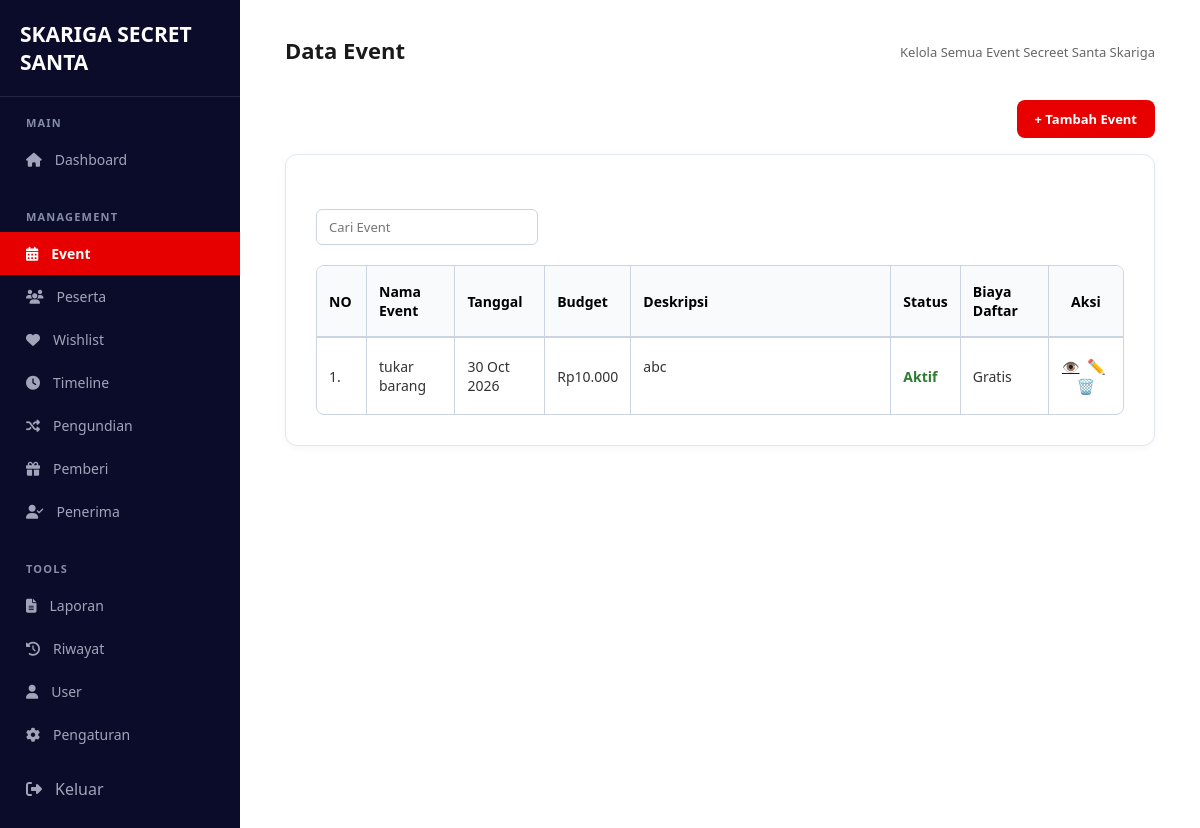
The page /pages/event/event.php (signed in) on the database as committed earlier.
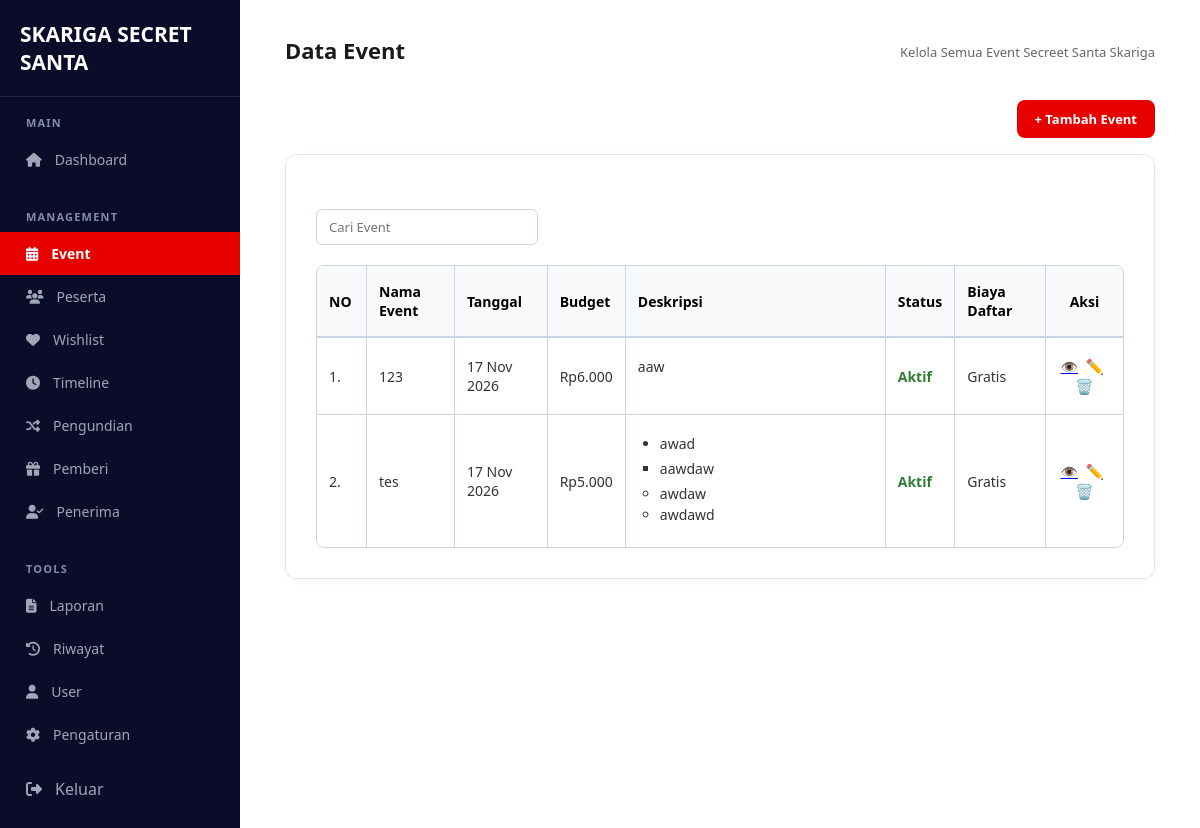
The same page on the database as committed later.
### tables this page shows
CREATE TABLE `events` (
  `id` int(11) NOT NULL,
  `user_id` int(11) NOT NULL,
  `nama_event` varchar(150) NOT NULL,
  `deskripsi` text DEFAULT NULL,
  `tema` varchar(150) DEFAULT NULL,
  `aturan_kado` text DEFAULT NULL,
  `gambar` varchar(255) DEFAULT NULL,
  `budget` decimal(12,2) DEFAULT 0.00,
  `biaya_pendaftaran` decimal(12,2) NOT NULL DEFAULT 0.00,
  `tanggal_event` date DEFAULT NULL,
  `status` enum('draft','aktif','selesai') DEFAULT 'draft',
  `created_at` timestamp NOT NULL DEFAULT current_timestamp()
);

### config/config.php (called while the page is built, shortened)
<?php
$base_url = 'http://localhost:8080/Project-TA-rey-nesya-rendra/';
function base_url($path = '')
{
    global $base_url;
    return $base_url . ltrim($path, '/');
}
?>

### includes/functions.php (called while the page is built, shortened)
<?php
function h($str)
{
    return htmlspecialchars((string) $str, ENT_QUOTES, 'UTF-8');
}
function rich_style_aman(string $tag, string $style): string
{
    $hasil = [];
    foreach (explode(';', $style) as $deklarasi) {
        $bagian = explode(':', $deklarasi, 2);
        if (count($bagian) < 2) {
            continue;
        }
        $prop  = strtolower(trim($bagian[0]));
        $nilai = strtolower(trim($bagian[1]));
        if ($prop === 'background-color'
            && preg_match('/^(transparent|#[0-9a-f]{3,8}|rgba?\(\s*\d{1,3}\s*,\s*\d{1,3}\s*,\s*\d{1,3}\s*(,\s*[0-9.]+\s*)?\))$/', $nilai)) {
            $hasil[] = 'background-color: ' . $nilai;
        } elseif ($prop === 'list-style-type'
            && in_array($tag, ['ul', 'ol'], true)
            && in_array($nilai, ['disc', 'circle', 'square', 'decimal', 'lower-alpha', 'upper-alpha', 'lower-roman', 'upper-roman'], true)) {
            $hasil[] = 'list-style-type: ' . $nilai;
        }
    }
    return implode('; ', $hasil);
}
function rich_bersihkan_node(DOMNode $induk): void
{
    $boleh = ['b', 'strong', 'i', 'em', 'u', 'ul', 'ol', 'li', 'br', 'p', 'div', 'span', 'mark'];
    $buang = ['script', 'style', 'iframe', 'object', 'embed', 'link', 'meta', 'svg', 'math'];
    foreach (iterator_to_array($induk->childNodes) as $anak) {
        if ($anak->nodeType === XML_TEXT_NODE) {
            continue;
        }
        $tag = strtolower($anak->nodeName);
        $style     = $anak->getAttribute('style');
        $nama_attr = [];
        foreach ($anak->attributes as $attr) {
            $nama_attr[] = $attr->nodeName;
        }
        $aman = rich_style_aman($tag, $style);
    }
}
function bersihkan_html_rich(?string $html): string
{
    $html = trim(str_replace("\u{200B}", '', (string) $html));
    $dom = new DOMDocument();
    $dom->loadHTML('<?xml encoding="utf-8" ?><div>' . $html . '</div>', LIBXML_HTML_NOIMPLIED | LIBXML_HTML_NODEFDTD);
    $akar = $dom->getElementsByTagName('div')->item(0);
    $hasil = '';
    foreach ($akar->childNodes as $anak) {
        $hasil .= $dom->saveHTML($anak);
    }
    $hasil = trim($hasil);
    return $hasil;
}
function tampilkan_rich(?string $teks): string
{
    $teks = trim((string) $teks);
    if (!preg_match('/<(?:b|strong|i|em|u|ul|ol|li|br|p|div|span|mark)\b/i', $teks)) {
        return nl2br(h($teks));
    }
    return bersihkan_html_rich($teks);
}
?>

### pages/event/event.php (the view, shortened to what the changed rows need)
<?php
require_once __DIR__ . '/../../config/config.php';
require_once __DIR__ . '/../../includes/functions.php';
$event_id = (int) ($_GET['event_id'] ?? 0);
$search = trim($_GET['q'] ?? '');
if ($search !== '') {
    $stmt = $conn->prepare(
      "SELECT id, nama_event, deskripsi, budget, biaya_pendaftaran, tanggal_event, status
       FROM events
       WHERE nama_event LIKE ?
       ORDER BY tanggal_event DESC, id DESC"
    );
    $like = '%' . $search . '%';
    $stmt->bind_param('s', $like);
} else {
    $stmt = $conn->prepare(
        "SELECT id, nama_event, deskripsi, budget, biaya_pendaftaran, tanggal_event, status
         FROM events
         ORDER BY tanggal_event DESC, id DESC"
    );
}
$stmt->execute();
$result = $stmt->get_result();
$event_list = [];
while ($row = $result->fetch_assoc()) {
    $event_list[] = $row;
}
$page_title = 'Data Event';
$active_menu = 'event';
require_once __DIR__ . '/../../includes/admin_layout_top.php';
?>
<link rel="stylesheet" href="<?= base_url('assets/css/rich-editor.css') ?>">
<div class="table-card" style="min-height:0; display:block;">
    <?php if (!$event_list): ?>
        <div class="empty-state">
            <h3>Belum Ada Event</h3>
            <p>Silahkan tambahkan event terlebih dahulu.</p>
        </div>
    <?php else: ?>
        <table class="data-table table-grid">
            <thead>
                <tr>
                    <th style="width: 50px;">NO</th>
                    <th>Nama Event</th>
                    <th>Tanggal</th>
                    <th>Budget</th>
                    <th>Deskripsi</th>
                    <th>Status</th>
                    <th>Biaya Daftar</th>
                    <th style="text-align:center;">Aksi</th>
                </tr>
            </thead>
            <tbody>
                <?php foreach ($event_list as $i => $e): ?>
                    <tr>
                        <td><?= $i + 1 ?>.</td>
                        <td><?= h($e['nama_event']) ?></td>
                        <td><?= $e['tanggal_event'] ? date('d M Y', strtotime($e['tanggal_event'])) : '-' ?></td>
                        <td>Rp<?= number_format((float) $e['budget'], 0, ',', '.') ?></td>
                        <td class="col-deskripsi">
                            <div class="rich-content"><?= tampilkan_rich($e['deskripsi']) ?></div>
                        </td>
                        <td>
                            <span class="<?= $e['status'] === 'aktif' ? 'badge-active' : ($e['status'] === 'selesai' ? 'badge-done' : '') ?>">
                                <?= h(ucfirst($e['status'])) ?>
                            </span>
                        </td>
                        <td><?= (float) $e['biaya_pendaftaran'] == 0 ? 'Gratis' : 'Rp' . number_format((float) $e['biaya_pendaftaran'], 0, ',', '.') ?></td>
                        <td class="action-buttons">
                            <a href="<?= base_url('pages/peserta/index.php?event_id=' . $e['id']) ?>" title="Lihat Peserta">👁️</a>
                            <a href="<?= base_url('pages/event/edit.php?id=' . $e['id']) ?>" class="btn-edit" title="Edit" data-modal-event data-judul="Edit Event">✏️</a>
                            <a href="#" class="btn-delete" title="Hapus" data-hapus="<?= base_url('pages/event/hapus.php') ?>" data-id="<?= (int) $e['id'] ?>" data-pesan="Yakin ingin menghapus event ini?">🗑️</a>
                        </td>
                    </tr>
                <?php endforeach; ?>
            </tbody>
        </table>
    <?php endif; ?>
</div>
<?php require_once __DIR__ . '/../../includes/admin_layout_bottom.php'; ?>

### includes/admin_layout_top.php (shortened to what the changed rows need)
<?php
$event_query = (!empty($event_id)) ? ('?event_id=' . (int) $event_id) : '';
$menu_items = [
    'dashboard' => [
        'label' => 'Dashboard',
        'url' => base_url('pages/dashboard/menuadmin.php'),
        'icon' => 'dashboard',
        'group' => 'MAIN'
    ],
    'event' => [
        'label' => 'Event',
        'url' => base_url('pages/event/event.php' . $event_query),
        'icon' => 'calendar',
        'group' => 'MANAGEMENT'
    ],
    'peserta' => [
        'label' => 'Peserta',
        'url' => base_url('pages/peserta/index.php' . $event_query),
        'icon' => 'users',
        'group' => 'MANAGEMENT'
    ],
    'wishlist' => [
        'label' => 'Wishlist',
        'url' => base_url('pages/wishlist/index.php' . $event_query),
        'icon' => 'heart',
        'group' => 'MANAGEMENT'
    ],
    'timeline' => [
        'label' => 'Timeline',
        'url' => base_url('pages/timeline/index.php' . $event_query),
        'icon' => 'clock',
        'group' => 'MANAGEMENT'
    ],
    'pengundian' => [
        'label' => 'Pengundian',
        'url' => base_url('pages/pengundian/index.php' . $event_query),
        'icon' => 'shuffle',
        'group' => 'MANAGEMENT'
    ],
    'pemberi' => [
        'label' => 'Pemberi',
        'url' => base_url('pages/pemberi/index.php' . $event_query),
        'icon' => 'gift',
        'group' => 'MANAGEMENT'
    ],
    'penerima' => [
        'label' => 'Penerima',
        'url' => base_url('pages/penerima/index.php' . $event_query),
        'icon' => 'user-check',
        'group' => 'MANAGEMENT'
    ],
    'laporan' => [
        'label' => 'Laporan',
        'url' => base_url('pages/laporan/index.php' . $event_query),
        'icon' => 'file',
        'group' => 'TOOLS'
    ],
    'riwayat' => [
        'label' => 'Riwayat',
        'url' => base_url('pages/riwayat/index.php' . $event_query),
        'icon' => 'history',
        'group' => 'TOOLS'
    ],
    'user' => [
        'label' => 'User',
        'url' => base_url('pages/user/index.php' . $event_query),
        'icon' => 'user',
        'group' => 'TOOLS'
    ],
    'pengaturan' => [
        'label' => 'Pengaturan',
        'url' => base_url('pages/adminpengaturan/index.php' . $event_query),
        'icon' => 'settings',
        'group' => 'TOOLS'
    ],
];
$active_menu = $active_menu ?? '';
function admin_menu_icon($icon) {
    $icons = [
        'dashboard'  => 'fa-house',
        'calendar'   => 'fa-calendar-days',
        'users'      => 'fa-users',
        'heart'      => 'fa-heart',
        'clock'      => 'fa-clock',
        'shuffle'    => 'fa-shuffle',
        'gift'       => 'fa-gift',
        'user-check' => 'fa-user-check',
        'file'       => 'fa-file-lines',
        'history'    => 'fa-clock-rotate-left',
        'user'       => 'fa-user',
        'settings'   => 'fa-gear',
        'logout'     => 'fa-right-from-bracket'
    ];
    $nama_icon = $icons[$icon] ?? '';
    return '<i class="fa-solid ' . $nama_icon . ' admin-icon" aria-hidden="true"></i>';
}
$grouped_menu = [];
foreach ($menu_items as $key => $item) {
    $grouped_menu[$item['group']][$key] = $item;
}
?>
<!DOCTYPE html>
<html lang="id">
<head>
    <link rel="stylesheet" href="https://cdnjs.cloudflare.com/ajax/libs/font-awesome/6.6.0/css/all.min.css">
    <link rel="stylesheet" href="<?= base_url('assets/css/style_admin.css') ?>">
</head>
<body>
<div class="dashboard-container">
    <aside class="admin-sidebar">
        <div class="brand">
            <h2>SKARIGA SECRET SANTA</h2>
        </div>
        <nav class="admin-menu">
            <?php foreach ($grouped_menu as $group_name => $items): ?>
                <div class="admin-menu-group">
                    <span class="admin-menu-heading">
                        <?= h($group_name) ?>
                    </span>
                    <ul>
                        <?php foreach ($items as $key => $item): ?>
                            <li class="<?= $active_menu === $key ? 'active' : '' ?>">
                                <a href="<?= $item['url'] ?>">
                                    <?= admin_menu_icon($item['icon']) ?>
                                    <span><?= h($item['label']) ?></span>
                                </a>
                            </li>
                        <?php endforeach; ?>
                    </ul>
                </div>
            <?php endforeach; ?>
        </nav>
    </aside>
    <main>
        <header class="page-header">
            <h2><?= h($page_title ?? '') ?></h2>
        </header>

Rows that differ between the two databases and show on the page:
removed events: nama_event "tukar barang", tanggal_event "30 Oct 2026", budget "10.000", deskripsi "abc", status "Aktif", biaya_pendaftaran "Gratis"
added events: nama_event "123", tanggal_event "17 Nov 2026", budget "6.000", deskripsi "aaw", status "Aktif", biaya_pendaftaran "Gratis"
added events: nama_event "tes", tanggal_event "17 Nov 2026", budget "5.000", deskripsi "awad aawdaw awdaw awdawd", status "Aktif", biaya_pendaftaran "Gratis"
